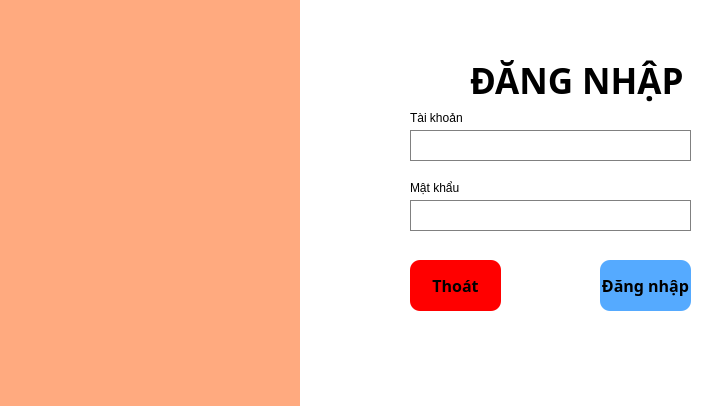
<?xml version="1.0" encoding="UTF-8"?>
<ui version="4.0">
 <class>MainWindow</class>
 <widget class="QMainWindow" name="MainWindow">
  <property name="geometry">
   <rect>
    <x>0</x>
    <y>0</y>
    <width>707</width>
    <height>406</height>
   </rect>
  </property>
  <property name="windowTitle">
   <string>MainWindow</string>
  </property>
  <widget class="QWidget" name="centralwidget">
   <property name="styleSheet">
    <string notr="true">QWidget{
background-color: rgb(255, 255, 255);
	color: rgb(0, 0, 0);
}
QTextEdit{
border: 1px solid gray
}</string>
   </property>
   <widget class="QWidget" name="widget" native="true">
    <property name="geometry">
     <rect>
      <x>0</x>
      <y>0</y>
      <width>301</width>
      <height>411</height>
     </rect>
    </property>
    <property name="styleSheet">
     <string notr="true">background-color: rgb(255, 170, 127);</string>
    </property>
    <widget class="QLabel" name="label_2">
     <property name="geometry">
      <rect>
       <x>40</x>
       <y>40</y>
       <width>261</width>
       <height>311</height>
      </rect>
     </property>
     <property name="styleSheet">
      <string notr="true"/>
     </property>
     <property name="text">
      <string/>
     </property>
     <property name="pixmap">
      <pixmap resource="new_resource.qrc">:/newPrefix/icons/1.png</pixmap>
     </property>
     <property name="scaledContents">
      <bool>false</bool>
     </property>
     <property name="wordWrap">
      <bool>false</bool>
     </property>
     <property name="margin">
      <number>0</number>
     </property>
     <property name="indent">
      <number>0</number>
     </property>
    </widget>
   </widget>
   <widget class="QWidget" name="widget_2" native="true">
    <property name="geometry">
     <rect>
      <x>300</x>
      <y>0</y>
      <width>411</width>
      <height>411</height>
     </rect>
    </property>
    <widget class="QTextEdit" name="txtTaiKhoan">
     <property name="geometry">
      <rect>
       <x>110</x>
       <y>130</y>
       <width>281</width>
       <height>31</height>
      </rect>
     </property>
    </widget>
    <widget class="QLabel" name="label">
     <property name="geometry">
      <rect>
       <x>170</x>
       <y>50</y>
       <width>221</width>
       <height>61</height>
      </rect>
     </property>
     <property name="font">
      <font>
       <family>Bahnschrift</family>
       <pointsize>26</pointsize>
       <weight>75</weight>
       <bold>true</bold>
      </font>
     </property>
     <property name="text">
      <string>ĐĂNG NHẬP</string>
     </property>
    </widget>
    <widget class="QLabel" name="label_3">
     <property name="geometry">
      <rect>
       <x>60</x>
       <y>120</y>
       <width>40</width>
       <height>40</height>
      </rect>
     </property>
     <property name="text">
      <string/>
     </property>
     <property name="pixmap">
      <pixmap resource="new_resource.qrc">:/newPrefix/icons/user.png</pixmap>
     </property>
     <property name="scaledContents">
      <bool>true</bool>
     </property>
    </widget>
    <widget class="QLabel" name="label_4">
     <property name="geometry">
      <rect>
       <x>60</x>
       <y>190</y>
       <width>40</width>
       <height>40</height>
      </rect>
     </property>
     <property name="text">
      <string/>
     </property>
     <property name="pixmap">
      <pixmap resource="new_resource.qrc">:/newPrefix/icons/padlock.png</pixmap>
     </property>
     <property name="scaledContents">
      <bool>true</bool>
     </property>
    </widget>
    <widget class="QTextEdit" name="txtMatKhau">
     <property name="geometry">
      <rect>
       <x>110</x>
       <y>200</y>
       <width>281</width>
       <height>31</height>
      </rect>
     </property>
    </widget>
    <widget class="QLabel" name="label_5">
     <property name="geometry">
      <rect>
       <x>110</x>
       <y>110</y>
       <width>81</width>
       <height>16</height>
      </rect>
     </property>
     <property name="font">
      <font>
       <family>MS Shell Dlg 2</family>
      </font>
     </property>
     <property name="text">
      <string>Tài khoản </string>
     </property>
    </widget>
    <widget class="QLabel" name="label_6">
     <property name="geometry">
      <rect>
       <x>110</x>
       <y>180</y>
       <width>61</width>
       <height>16</height>
      </rect>
     </property>
     <property name="text">
      <string>Mật khẩu</string>
     </property>
    </widget>
    <widget class="QPushButton" name="btnDangNhap">
     <property name="geometry">
      <rect>
       <x>300</x>
       <y>260</y>
       <width>91</width>
       <height>51</height>
      </rect>
     </property>
     <property name="font">
      <font>
       <family>Bahnschrift</family>
       <pointsize>12</pointsize>
       <weight>75</weight>
       <bold>true</bold>
      </font>
     </property>
     <property name="styleSheet">
      <string notr="true">background-color: rgb(85, 170, 255);
border: none;
border-radius: 10px;</string>
     </property>
     <property name="text">
      <string>Đăng nhập</string>
     </property>
    </widget>
    <widget class="QPushButton" name="btnThoat">
     <property name="geometry">
      <rect>
       <x>110</x>
       <y>260</y>
       <width>91</width>
       <height>51</height>
      </rect>
     </property>
     <property name="font">
      <font>
       <family>Bahnschrift</family>
       <pointsize>12</pointsize>
       <weight>75</weight>
       <bold>true</bold>
      </font>
     </property>
     <property name="styleSheet">
      <string notr="true">background-color: rgb(255, 0, 0);
border-radius: 10px;
border: none;
</string>
     </property>
     <property name="text">
      <string>Thoát</string>
     </property>
    </widget>
   </widget>
  </widget>
 </widget>
 <resources>
  <include location="new_resource.qrc"/>
 </resources>
 <connections/>
</ui>
